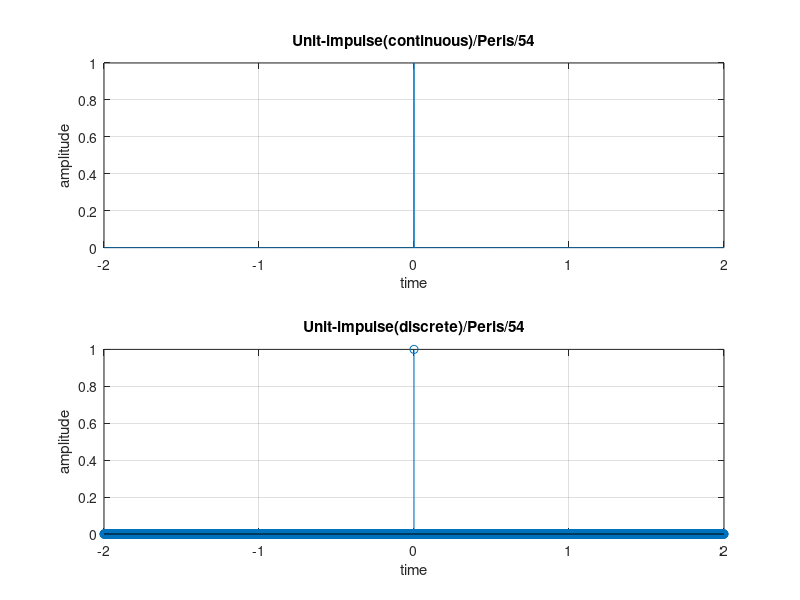

This chart was generated by the following MATLAB code:
clc;
close all;
clear all;
i=1;
for t=-2:0.001:2
    if (t==0)
        x(i)=1;
    else
        x(i)=0;
    end;
    i=i+1;
end;
t=-2:0.001:2;
subplot(2,1,1);
plot(t,x);
xlabel('time');
ylabel('amplitude');
title('Unit-impulse(continuous)/Peris/54');
grid on;
i=1;
for t=-2:0.001:2
    if (t==0)
        x(i)=1;
    else
        x(i)=0;
    end;
    i=i+1;
end;
t=-2:0.001:2;
subplot(2,1,2);
stem(t,x);
xlabel('time');
ylabel('amplitude');
title('Unit-impulse(discrete)/Peris/54');
grid on;